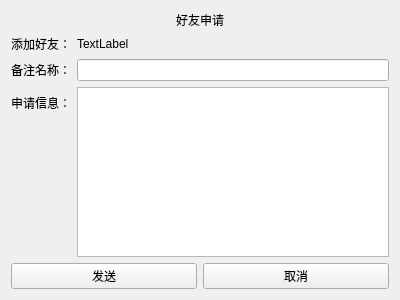
<?xml version="1.0" encoding="UTF-8"?>
<ui version="4.0">
 <class>FriendApplyForm</class>
 <widget class="QWidget" name="FriendApplyForm">
  <property name="geometry">
   <rect>
    <x>0</x>
    <y>0</y>
    <width>400</width>
    <height>300</height>
   </rect>
  </property>
  <property name="windowTitle">
   <string>Form</string>
  </property>
  <layout class="QGridLayout" name="gridLayout">
   <item row="0" column="0">
    <layout class="QVBoxLayout" name="verticalLayout" stretch="0,1,0">
     <property name="bottomMargin">
      <number>0</number>
     </property>
     <item>
      <widget class="QLabel" name="label">
       <property name="text">
        <string>好友申请</string>
       </property>
       <property name="alignment">
        <set>Qt::AlignCenter</set>
       </property>
      </widget>
     </item>
     <item>
      <layout class="QFormLayout" name="formLayout">
       <item row="0" column="0">
        <widget class="QLabel" name="label_2">
         <property name="text">
          <string>添加好友：</string>
         </property>
        </widget>
       </item>
       <item row="1" column="0">
        <widget class="QLabel" name="label_3">
         <property name="text">
          <string>备注名称：</string>
         </property>
        </widget>
       </item>
       <item row="1" column="1">
        <widget class="QLineEdit" name="text_remark_name"/>
       </item>
       <item row="2" column="0">
        <widget class="QLabel" name="label_4">
         <property name="text">
          <string>申请信息：</string>
         </property>
        </widget>
       </item>
       <item row="0" column="1">
        <widget class="QLabel" name="label_name">
         <property name="text">
          <string>TextLabel</string>
         </property>
        </widget>
       </item>
       <item row="2" column="1">
        <widget class="QPlainTextEdit" name="text_apply_message"/>
       </item>
      </layout>
     </item>
     <item>
      <layout class="QHBoxLayout" name="horizontalLayout_2">
       <item>
        <widget class="QPushButton" name="btn_send">
         <property name="text">
          <string>发送</string>
         </property>
        </widget>
       </item>
       <item>
        <widget class="QPushButton" name="btn_cancel">
         <property name="text">
          <string>取消</string>
         </property>
        </widget>
       </item>
      </layout>
     </item>
    </layout>
   </item>
  </layout>
 </widget>
 <resources/>
 <connections/>
</ui>
